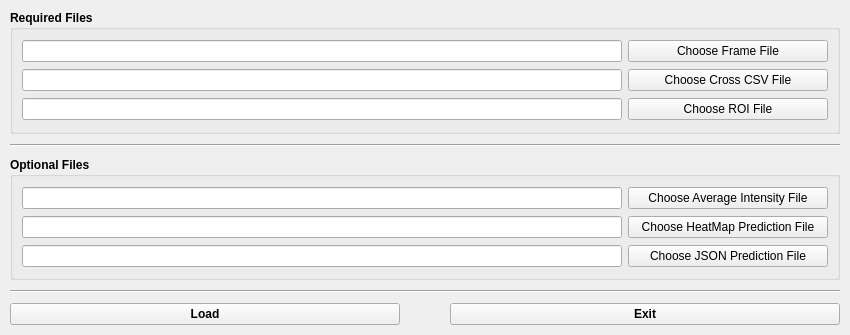
<?xml version="1.0" encoding="UTF-8"?>
<ui version="4.0">
 <class>MainLoader</class>
 <widget class="QMainWindow" name="MainLoader">
  <property name="geometry">
   <rect>
    <x>0</x>
    <y>0</y>
    <width>850</width>
    <height>335</height>
   </rect>
  </property>
  <property name="sizePolicy">
   <sizepolicy hsizetype="Preferred" vsizetype="Preferred">
    <horstretch>0</horstretch>
    <verstretch>0</verstretch>
   </sizepolicy>
  </property>
  <property name="minimumSize">
   <size>
    <width>850</width>
    <height>335</height>
   </size>
  </property>
  <property name="maximumSize">
   <size>
    <width>16777215</width>
    <height>335</height>
   </size>
  </property>
  <property name="windowTitle">
   <string>MEGIT Cross Verification Loader</string>
  </property>
  <widget class="QWidget" name="loaderWidget">
   <layout class="QVBoxLayout" name="loaderLayout">
    <property name="spacing">
     <number>10</number>
    </property>
    <property name="leftMargin">
     <number>10</number>
    </property>
    <property name="topMargin">
     <number>10</number>
    </property>
    <property name="rightMargin">
     <number>10</number>
    </property>
    <property name="bottomMargin">
     <number>10</number>
    </property>
    <item>
     <widget class="QGroupBox" name="reqGroup">
      <property name="font">
       <font>
        <weight>75</weight>
        <bold>true</bold>
       </font>
      </property>
      <property name="title">
       <string>Required Files</string>
      </property>
      <layout class="QVBoxLayout" name="reqLayout">
       <item>
        <layout class="QHBoxLayout" name="frmLayout">
         <item>
          <widget class="QLineEdit" name="frmPath">
           <property name="font">
            <font>
             <weight>50</weight>
             <bold>false</bold>
            </font>
           </property>
          </widget>
         </item>
         <item>
          <widget class="QPushButton" name="frmButton">
           <property name="minimumSize">
            <size>
             <width>200</width>
             <height>0</height>
            </size>
           </property>
           <property name="font">
            <font>
             <weight>50</weight>
             <bold>false</bold>
            </font>
           </property>
           <property name="text">
            <string>Choose Frame File</string>
           </property>
          </widget>
         </item>
        </layout>
       </item>
       <item>
        <layout class="QHBoxLayout" name="crsLayout">
         <item>
          <widget class="QLineEdit" name="crsPath">
           <property name="font">
            <font>
             <weight>50</weight>
             <bold>false</bold>
            </font>
           </property>
          </widget>
         </item>
         <item>
          <widget class="QPushButton" name="crsButton">
           <property name="minimumSize">
            <size>
             <width>200</width>
             <height>0</height>
            </size>
           </property>
           <property name="font">
            <font>
             <weight>50</weight>
             <bold>false</bold>
            </font>
           </property>
           <property name="text">
            <string>Choose Cross CSV File</string>
           </property>
          </widget>
         </item>
        </layout>
       </item>
       <item>
        <layout class="QHBoxLayout" name="roiLayout">
         <item>
          <widget class="QLineEdit" name="roiPath">
           <property name="font">
            <font>
             <weight>50</weight>
             <bold>false</bold>
            </font>
           </property>
          </widget>
         </item>
         <item>
          <widget class="QPushButton" name="roiButton">
           <property name="minimumSize">
            <size>
             <width>200</width>
             <height>0</height>
            </size>
           </property>
           <property name="font">
            <font>
             <weight>50</weight>
             <bold>false</bold>
            </font>
           </property>
           <property name="text">
            <string>Choose ROI File</string>
           </property>
          </widget>
         </item>
        </layout>
       </item>
      </layout>
     </widget>
    </item>
    <item>
     <widget class="Line" name="upperLine">
      <property name="orientation">
       <enum>Qt::Horizontal</enum>
      </property>
     </widget>
    </item>
    <item>
     <widget class="QGroupBox" name="optGroup">
      <property name="font">
       <font>
        <weight>75</weight>
        <bold>true</bold>
       </font>
      </property>
      <property name="title">
       <string>Optional Files</string>
      </property>
      <layout class="QVBoxLayout" name="optLayout">
       <item>
        <layout class="QHBoxLayout" name="aitLayout">
         <item>
          <widget class="QLineEdit" name="aitPath">
           <property name="font">
            <font>
             <weight>50</weight>
             <bold>false</bold>
            </font>
           </property>
           <property name="toolTip">
            <string>This file is required to activate [Intelligent Mode]</string>
           </property>
          </widget>
         </item>
         <item>
          <widget class="QPushButton" name="aitButton">
           <property name="minimumSize">
            <size>
             <width>200</width>
             <height>0</height>
            </size>
           </property>
           <property name="font">
            <font>
             <weight>50</weight>
             <bold>false</bold>
            </font>
           </property>
           <property name="toolTip">
            <string>This file is required to activate [Intelligent Mode]</string>
           </property>
           <property name="text">
            <string>Choose Average Intensity File</string>
           </property>
          </widget>
         </item>
        </layout>
       </item>
       <item>
        <layout class="QHBoxLayout" name="hmlLayout">
         <item>
          <widget class="QLineEdit" name="hmlPath">
           <property name="font">
            <font>
             <weight>50</weight>
             <bold>false</bold>
            </font>
           </property>
           <property name="toolTip">
            <string>This file is required to activate [Show HeatMap Label]</string>
           </property>
          </widget>
         </item>
         <item>
          <widget class="QPushButton" name="hmlButton">
           <property name="minimumSize">
            <size>
             <width>200</width>
             <height>0</height>
            </size>
           </property>
           <property name="font">
            <font>
             <weight>50</weight>
             <bold>false</bold>
            </font>
           </property>
           <property name="toolTip">
            <string>This file is required to activate [Show HeatMap Label]</string>
           </property>
           <property name="text">
            <string>Choose HeatMap Prediction File</string>
           </property>
          </widget>
         </item>
        </layout>
       </item>
       <item>
        <layout class="QHBoxLayout" name="jslLayout">
         <item>
          <widget class="QLineEdit" name="jslPath">
           <property name="font">
            <font>
             <weight>50</weight>
             <bold>false</bold>
            </font>
           </property>
           <property name="toolTip">
            <string>This file is required to activate [Show JSON Label]</string>
           </property>
          </widget>
         </item>
         <item>
          <widget class="QPushButton" name="jslButton">
           <property name="minimumSize">
            <size>
             <width>200</width>
             <height>0</height>
            </size>
           </property>
           <property name="font">
            <font>
             <weight>50</weight>
             <bold>false</bold>
            </font>
           </property>
           <property name="toolTip">
            <string>This file is required to activate [Show JSON Label]</string>
           </property>
           <property name="text">
            <string>Choose JSON Prediction File</string>
           </property>
          </widget>
         </item>
        </layout>
       </item>
      </layout>
     </widget>
    </item>
    <item>
     <widget class="Line" name="lowerLine">
      <property name="orientation">
       <enum>Qt::Horizontal</enum>
      </property>
     </widget>
    </item>
    <item>
     <layout class="QHBoxLayout" name="controlLayout">
      <property name="spacing">
       <number>50</number>
      </property>
      <property name="leftMargin">
       <number>0</number>
      </property>
      <property name="topMargin">
       <number>0</number>
      </property>
      <property name="rightMargin">
       <number>0</number>
      </property>
      <property name="bottomMargin">
       <number>0</number>
      </property>
      <item>
       <widget class="QPushButton" name="loadButton">
        <property name="font">
         <font>
          <weight>75</weight>
          <bold>true</bold>
         </font>
        </property>
        <property name="text">
         <string>Load</string>
        </property>
       </widget>
      </item>
      <item>
       <widget class="QPushButton" name="exitButton">
        <property name="font">
         <font>
          <weight>75</weight>
          <bold>true</bold>
         </font>
        </property>
        <property name="text">
         <string>Exit</string>
        </property>
       </widget>
      </item>
     </layout>
    </item>
   </layout>
  </widget>
 </widget>
 <resources/>
 <connections/>
</ui>
